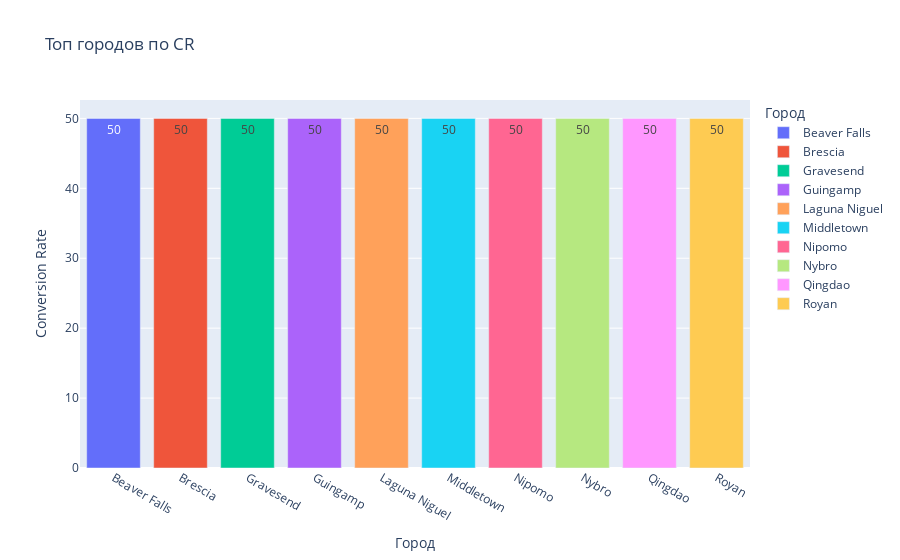

The code cell stored with this chart in its notebook:
### Code cell
# Топ городов по CR
top_CR_city_graph = top_CR_city.nlargest(n=10, columns=['CR'])
fig = px.bar(top_CR_city_graph, x="geo_city", y="CR", color="geo_city",
             orientation="v", hover_name="geo_city",
             hover_data=['geo_city', 'CR'],
             labels={'geo_city': 'Город', 'CR': 'Conversion Rate'},
             title="Топ городов по CR",
             text_auto=True
             )
 
fig.show()

### Figure 1 — Plotly figure (JSON) as saved in the notebook; plotly's stock layout.template omitted (floating-point values rounded to 4 significant figures)
{"data": [{"alignmentgroup": "True", "hovertemplate": "<b>%{hovertext}</b><br><br>Город=%{x}<br>Conversion Rate=%{y}<extra></extra>", "hovertext": ["Beaver Falls"], "legendgroup": "Beaver Falls", "marker": {"color": "#636efa", "pattern": {"shape": ""}}, "name": "Beaver Falls", "offsetgroup": "Beaver Falls", "orientation": "v", "showlegend": true, "textposition": "auto", "texttemplate": "%{y}", "type": "bar", "x": ["Beaver Falls"], "xaxis": "x", "y": [50], "yaxis": "y"}, {"alignmentgroup": "True", "hovertemplate": "<b>%{hovertext}</b><br><br>Город=%{x}<br>Conversion Rate=%{y}<extra></extra>", "hovertext": ["Brescia"], "legendgroup": "Brescia", "marker": {"color": "#EF553B", "pattern": {"shape": ""}}, "name": "Brescia", "offsetgroup": "Brescia", "orientation": "v", "showlegend": true, "textposition": "auto", "texttemplate": "%{y}", "type": "bar", "x": ["Brescia"], "xaxis": "x", "y": [50], "yaxis": "y"}, {"alignmentgroup": "True", "hovertemplate": "<b>%{hovertext}</b><br><br>Город=%{x}<br>Conversion Rate=%{y}<extra></extra>", "hovertext": ["Gravesend"], "legendgroup": "Gravesend", "marker": {"color": "#00cc96", "pattern": {"shape": ""}}, "name": "Gravesend", "offsetgroup": "Gravesend", "orientation": "v", "showlegend": true, "textposition": "auto", "texttemplate": "%{y}", "type": "bar", "x": ["Gravesend"], "xaxis": "x", "y": [50], "yaxis": "y"}, {"alignmentgroup": "True", "hovertemplate": "<b>%{hovertext}</b><br><br>Город=%{x}<br>Conversion Rate=%{y}<extra></extra>", "hovertext": ["Guingamp"], "legendgroup": "Guingamp", "marker": {"color": "#ab63fa", "pattern": {"shape": ""}}, "name": "Guingamp", "offsetgroup": "Guingamp", "orientation": "v", "showlegend": true, "textposition": "auto", "texttemplate": "%{y}", "type": "bar", "x": ["Guingamp"], "xaxis": "x", "y": [50], "yaxis": "y"}, {"alignmentgroup": "True", "hovertemplate": "<b>%{hovertext}</b><br><br>Город=%{x}<br>Conversion Rate=%{y}<extra></extra>", "hovertext": ["Laguna Niguel"], "legendgroup": "Laguna Niguel", "marker": {"color": "#FFA15A", "pattern": {"shape": ""}}, "name": "Laguna Niguel", "offsetgroup": "Laguna Niguel", "orientation": "v", "showlegend": true, "textposition": "auto", "texttemplate": "%{y}", "type": "bar", "x": ["Laguna Niguel"], "xaxis": "x", "y": [50], "yaxis": "y"}, {"alignmentgroup": "True", "hovertemplate": "<b>%{hovertext}</b><br><br>Город=%{x}<br>Conversion Rate=%{y}<extra></extra>", "hovertext": ["Middletown"], "legendgroup": "Middletown", "marker": {"color": "#19d3f3", "pattern": {"shape": ""}}, "name": "Middletown", "offsetgroup": "Middletown", "orientation": "v", "showlegend": true, "textposition": "auto", "texttemplate": "%{y}", "type": "bar", "x": ["Middletown"], "xaxis": "x", "y": [50], "yaxis": "y"}, {"alignmentgroup": "True", "hovertemplate": "<b>%{hovertext}</b><br><br>Город=%{x}<br>Conversion Rate=%{y}<extra></extra>", "hovertext": ["Nipomo"], "legendgroup": "Nipomo", "marker": {"color": "#FF6692", "pattern": {"shape": ""}}, "name": "Nipomo", "offsetgroup": "Nipomo", "orientation": "v", "showlegend": true, "textposition": "auto", "texttemplate": "%{y}", "type": "bar", "x": ["Nipomo"], "xaxis": "x", "y": [50], "yaxis": "y"}, {"alignmentgroup": "True", "hovertemplate": "<b>%{hovertext}</b><br><br>Город=%{x}<br>Conversion Rate=%{y}<extra></extra>", "hovertext": ["Nybro"], "legendgroup": "Nybro", "marker": {"color": "#B6E880", "pattern": {"shape": ""}}, "name": "Nybro", "offsetgroup": "Nybro", "orientation": "v", "showlegend": true, "textposition": "auto", "texttemplate": "%{y}", "type": "bar", "x": ["Nybro"], "xaxis": "x", "y": [50], "yaxis": "y"}, {"alignmentgroup": "True", "hovertemplate": "<b>%{hovertext}</b><br><br>Город=%{x}<br>Conversion Rate=%{y}<extra></extra>", "hovertext": ["Qingdao"], "legendgroup": "Qingdao", "marker": {"color": "#FF97FF", "pattern": {"shape": ""}}, "name": "Qingdao", "offsetgroup": "Qingdao", "orientation": "v", "showlegend": true, "textposition": "auto", "texttemplate": "%{y}", "type": "bar", "x": ["Qingdao"], "xaxis": "x", "y": [50], "yaxis": "y"}, {"alignmentgroup": "True", "hovertemplate": "<b>%{hovertext}</b><br><br>Город=%{x}<br>Conversion Rate=%{y}<extra></extra>", "hovertext": ["Royan"], "legendgroup": "Royan", "marker": {"color": "#FECB52", "pattern": {"shape": ""}}, "name": "Royan", "offsetgroup": "Royan", "orientation": "v", "showlegend": true, "textposition": "auto", "texttemplate": "%{y}", "type": "bar", "x": ["Royan"], "xaxis": "x", "y": [50], "yaxis": "y"}], "layout": {"barmode": "relative", "legend": {"title": {"text": "Город"}, "tracegroupgap": 0}, "title": {"text": "Топ городов по CR"}, "xaxis": {"anchor": "y", "categoryarray": ["Beaver Falls", "Brescia", "Gravesend", "Guingamp", "Laguna Niguel", "Middletown", "Nipomo", "Nybro", "Qingdao", "Royan"], "categoryorder": "array", "domain": [0, 1], "title": {"text": "Город"}}, "yaxis": {"anchor": "x", "domain": [0, 1], "title": {"text": "Conversion Rate"}}}}
